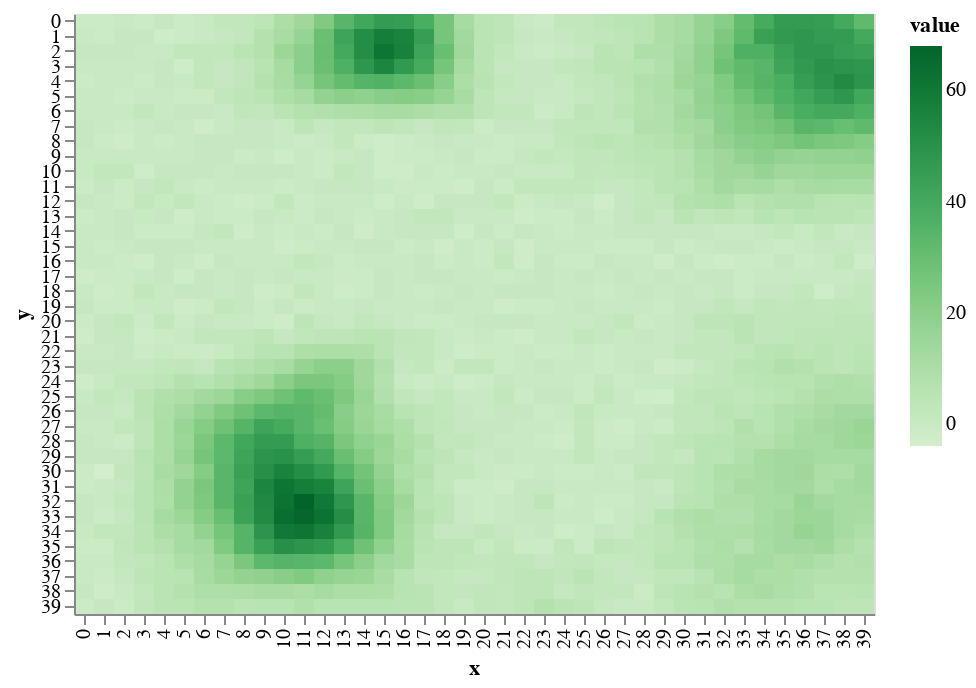

Write notebook code for a chart like this one.
### Code cell
draw.drawTerrainHeight(world.grid_elevation)

### Figure 1 — Vega-Lite specification as saved in the notebook (floating-point values rounded to 4 significant figures; data arrays with more than 128 entries replaced by an {"elided": "..."} marker saying what was removed)
{"$schema": "https://vega.github.io/schema/vega-lite/v2.6.0.json", "config": {"view": {"height": 300, "width": 400}}, "data": {"name": "data-1f4a20b44f3ce7ee6fa69a16870210e5"}, "datasets": {"data-1f4a20b44f3ce7ee6fa69a16870210e5": {"elided": "1600 records"}}, "encoding": {"color": {"field": "value", "scale": {"scheme": "greens"}, "type": "quantitative"}, "x": {"field": "x", "type": "ordinal"}, "y": {"field": "y", "type": "ordinal"}}, "mark": "rect"}
